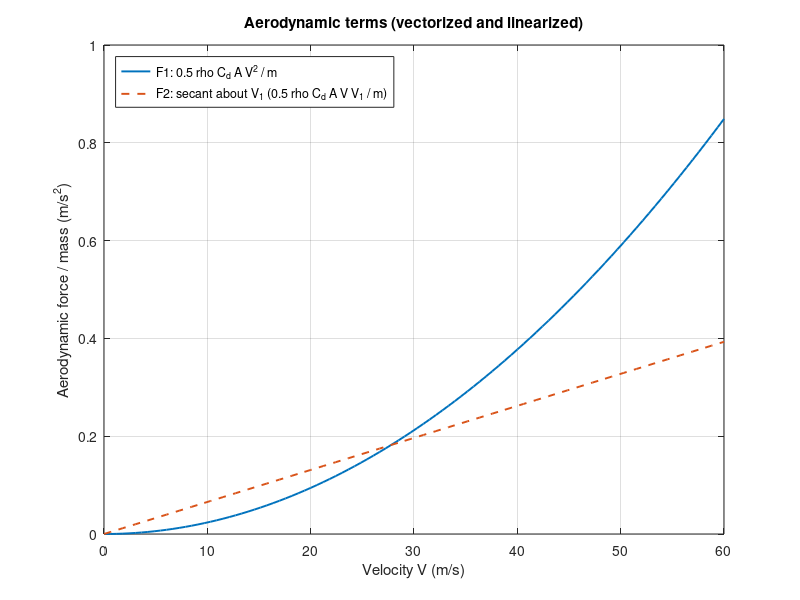
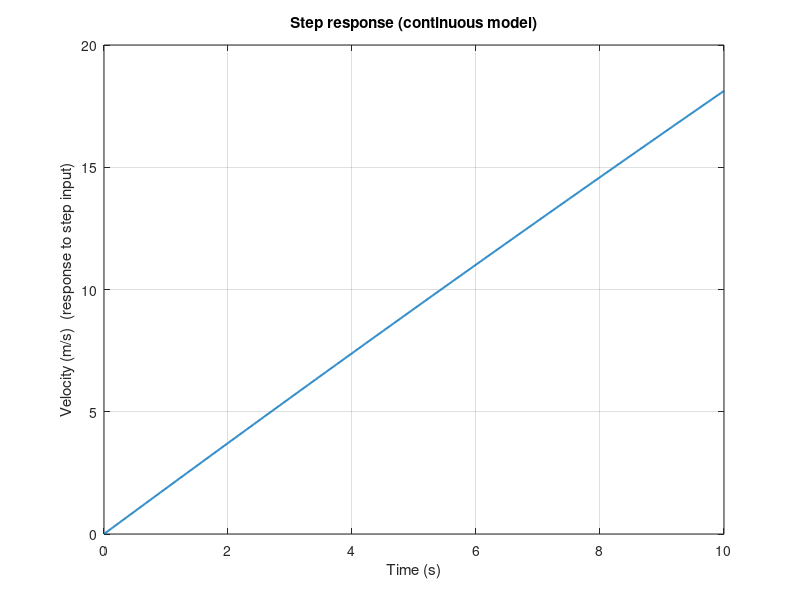

The MATLAB script that drew these images, in order:
% Cleaned & corrected script
m = 1992;
Reff = 0.2413;
ig = 9;
CR = 0.0004;
CW = 0.23;
g = 9.81;
A = 3.45;
Rho = 1.1839;
V1 = 27.78;   % operating (linearization) speed [m/s] (~100 km/h)
Zp = 3;
phi = 0.23;
Tmax = 420;
Tmin = 0;

%% Motor parameters (kept for later use)
Ld = 1e-4;
Lq = 1e-3;
Rs = 0.00475;
% phi already defined above

%% For Linearization (secant)
V = linspace(0, 60, 100);          % velocity vector [m/s]

% Aerodynamic drag force per unit mass (vectorized)
% F1: aerodynamic term ~ 0.5 * rho * Cd * A * V^2  divided by mass
F1 = (1/2) * CW * A * Rho .* (V .^ 2) / m;

% F2: secant/linearized version about V1: (1/2)*rho*Cd*A*V*V1/m
% elementwise multiply to keep vector shape
F2 = (1/2) * CW * A * Rho .* (V .* V1) / m;

figure;
plot(V, F1, 'LineWidth', 1.4)
hold on
plot(V, F2, '--', 'LineWidth', 1.4)
xlabel('Velocity V (m/s)')
ylabel('Aerodynamic force / mass (m/s^2)')
legend('F1: 0.5 rho C_d A V^2 / m', 'F2: secant about V_1 (0.5 rho C_d A V V_1 / m)', 'Location', 'NorthWest')
grid on
title('Aerodynamic terms (vectorized and linearized)')

%% calculation of coefficients used in linear model
% bf : gain from wheel torque / motor to acceleration (includes gearbox)
bf = ig * (1 / (m * Reff));   % units: (gear ratio * 1/(m*Reff))

% af : linearized aerodynamic damping coefficient at operating speed V1
% derived from F2 expression: af = (1/2)*CW*A*Rho*V1 / m
af = (1/2) * CW * A * Rho * V1 / m;

% other time-constants / coefficients (kept as you had, but check units/meaning)
aw = 1 / 7.375;    % time constant for cruise control (1/seconds)
av = 1 / 1.475;    % motor time constant (1/seconds) -- you wrote "car reaches 100 km/hr in 4 seconds", adjust if needed

%% simple TF for longitudinal dynamics:
% We assume a first-order plant:  acceleration = bf * (input) - af * V
% Transfer function from input torque-like command to velocity (approx):
% G(s) = bf / (s + af)
num = bf;
den = [1 af];
sys = tf(num, den);

% continuous -> state-space -> discrete
ssys = ss(sys);
Ts = 0.01;           % sampling time for discretization [s] (adjust as needed)
sysd = c2d(ssys, Ts);

% show systems
disp('Continuous transfer function G(s):')
sys
disp('Discrete state-space (sampled at Ts):')
sysd

%% Optional: simulate a step input (torque command) to check response
tSim = 0:Ts:10;                    % simulate 10 seconds
u = ones(size(tSim)) * 100;        % constant input magnitude (adjust)
y = lsim(ssys, u, tSim);

figure;
plot(tSim, y, 'LineWidth', 1.4)
xlabel('Time (s)')
ylabel('Velocity (m/s)  (response to step input)')
title('Step response (continuous model)')
grid on
